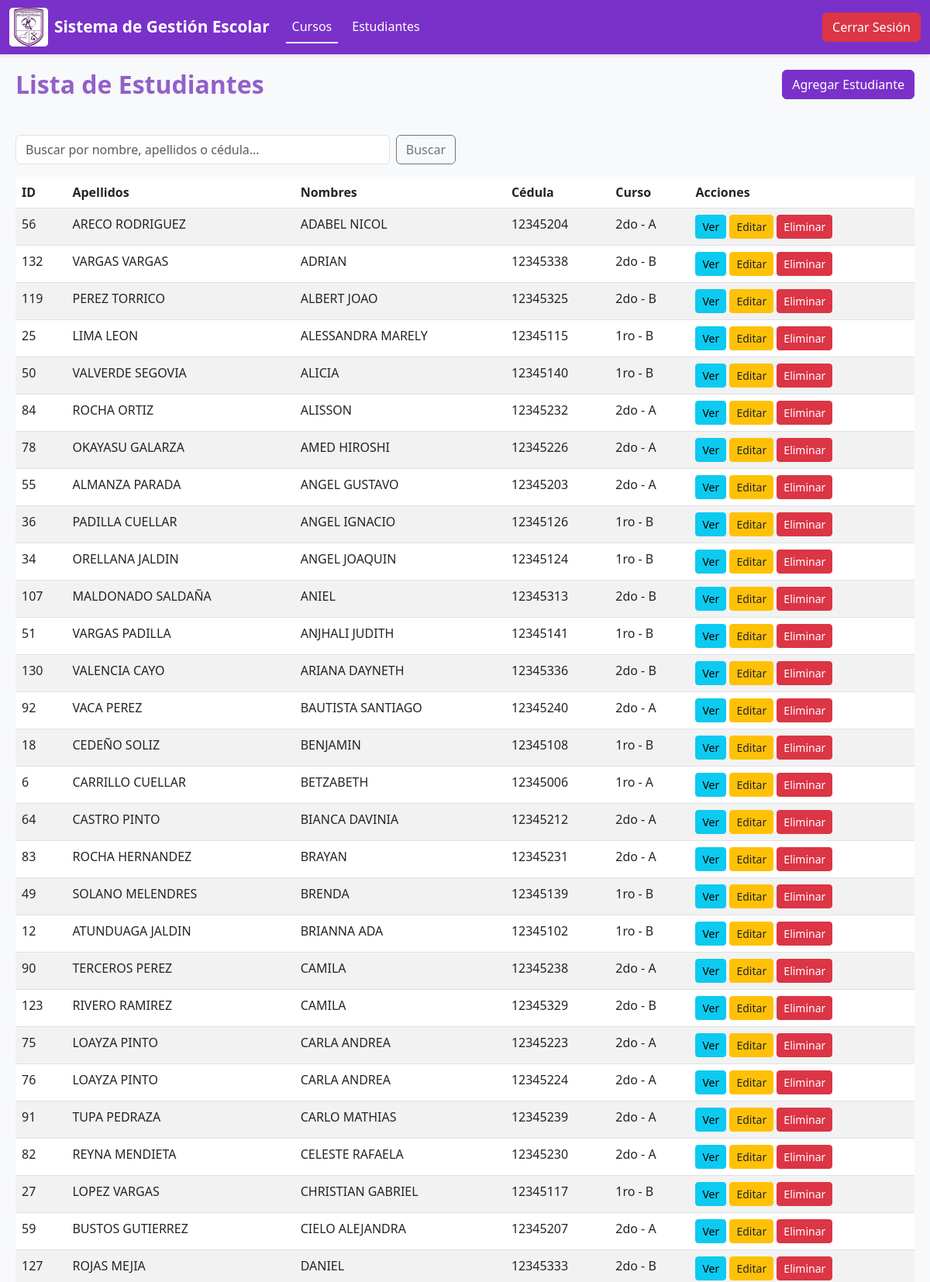
The app's page /public/estudiantes (signed in, upper part) with its own data.
### tables this page shows
CREATE TABLE estudiantes (
    id INT PRIMARY KEY AUTO_INCREMENT,
    numero INT NOT NULL,
    ci VARCHAR(20) UNIQUE NOT NULL,
    nombre VARCHAR(100) NOT NULL,
    apellido_paterno VARCHAR(100) NOT NULL,
    apellido_materno VARCHAR(100) NULL,
    nombre_completo VARCHAR(300) NOT NULL,
    fecha_nacimiento DATE NULL,
    genero ENUM('masculino', 'femenino') NULL,
    direccion TEXT NULL,
    telefono VARCHAR(20) NULL,
    nombre_tutor VARCHAR(200) NULL,
    telefono_tutor VARCHAR(20) NULL,
    email_tutor VARCHAR(100) NULL,
    curso_id INT,
    estado ENUM('activo', 'inactivo') DEFAULT 'activo',
    created_at TIMESTAMP DEFAULT CURRENT_TIMESTAMP,
    updated_at TIMESTAMP DEFAULT CURRENT_TIMESTAMP ON UPDATE CURRENT_TIMESTAMP,
    FOREIGN KEY (curso_id) REFERENCES cursos(id)
);

CREATE TABLE cursos (
    id INT PRIMARY KEY AUTO_INCREMENT,
    grado VARCHAR(10) NOT NULL,
    seccion CHAR(1) NOT NULL,
    descripcion TEXT NULL,
    año_escolar VARCHAR(10) DEFAULT '2025',
    created_at TIMESTAMP DEFAULT CURRENT_TIMESTAMP
);

### app/controllers/EstudianteController.php (called while the page is built, shortened)
<?php
require_once __DIR__ . '/../models/Estudiante.php';
class EstudianteController
{
    private $pdo;
    public function __construct($pdo)
    {
        $this->pdo = $pdo;
    }
    public function index()
    {
        $search = $_GET['search'] ?? '';
        $estudianteModel = new Estudiante($this->pdo);
        if (!empty($search)) {
            $estudiantes = $estudianteModel->search($search);
        } else {
            $estudiantes = $estudianteModel->getAll();
        }
        include __DIR__ . '/../views/estudiantes/index.php';
    }
}

### public/index.php (called while the page is built, shortened)
<?php
$pdo = getPDOConnection();
$router = new Router($pdo);
$path = parse_url($_SERVER['REQUEST_URI'], PHP_URL_PATH);
$router->route($path);

### app/models/Estudiante.php (called while the page is built, shortened)
<?php
class Estudiante
{
    private $pdo;
    private $table = 'estudiantes';
    public function __construct($pdo)
    {
        $this->pdo = $pdo;
    }
    public function getAll()
    {
        try {
            $query = "SELECT e.*, c.grado, c.seccion FROM {$this->table} e
                      LEFT JOIN cursos c ON e.curso_id = c.id
                      ORDER BY  e.nombre";
            $stmt = $this->pdo->prepare($query);
            $stmt->execute();
            return $stmt->fetchAll(PDO::FETCH_ASSOC);
        } catch (PDOException $e) {
            error_log('Error al obtener estudiantes: ' . $e->getMessage());
            return [];
        }
    }
}

### app/views/estudiantes/index.php (the view, shortened to what this page needs)
<!DOCTYPE html>
<html lang="es">
<head>
    <link href="https://cdn.jsdelivr.net/npm/bootstrap@5.3.0-alpha1/dist/css/bootstrap.min.css" rel="stylesheet">
       <link rel="stylesheet" href="<?= URL ?>public/css/navbar.css">
    <link rel="stylesheet" href="<?= URL ?>public/css/style_index.css">
    <link rel="stylesheet" href="<?= URL ?>public/css/footer.css">
    <link rel="stylesheet" href="../public/css/cards.css">
</head>
<body>
           <?php include __DIR__ . '/../components/navbarEstudiante.php'; ?>
    <div class="container">
        <div class="row mb-3">
            <div class="col">
                <h2>Lista de Estudiantes</h2>
            </div>
            <div class="col-auto">
                <a href="<?php echo URL; ?>public/estudiantes/create" class="btn btn-primary">Agregar Estudiante</a>
            </div>
        </div>
        <div class="row mb-3">
            <div class="col-md-6">
                <form method="GET" action="<?php echo URL; ?>public/estudiantes" class="d-flex">
                    <input type="text" name="search" class="form-control me-2"
                           placeholder="Buscar por nombre, apellidos o cédula..."
                           value="<?php echo htmlspecialchars($_GET['search'] ?? ''); ?>">
                    <button type="submit" class="btn btn-outline-secondary">Buscar</button>
                </form>
            </div>
        </div>
        <?php if (empty($estudiantes)): ?>
            <div class="alert alert-info">No hay estudiantes registrados.</div>
        <?php else: ?>
            <div class="table-responsive">
                <table class="table table-striped table-hover">
                    <thead>
                        <tr>
                            <th>ID</th>
                            <th>Apellidos</th>
                            <th>Nombres</th>
                            <th>Cédula</th>
                            <th>Curso</th>
                            <th>Acciones</th>
                        </tr>
                    </thead>
                    <tbody>
                        <?php foreach ($estudiantes as $estudiante): ?>
                            <tr>
                                <td><?php echo $estudiante['id']; ?></td>
                                <td><?php echo htmlspecialchars($estudiante['apellido_paterno'].' '.$estudiante['apellido_materno']); ?></td>
                                <td><?php echo htmlspecialchars($estudiante['nombre']); ?></td>
                                <td><?php echo htmlspecialchars($estudiante['ci'] ?? 'N/A'); ?></td>
                                <td>
                                    <?php
                                    if (isset($estudiante['grado']) && isset($estudiante['seccion'])) {
                                        echo htmlspecialchars($estudiante['grado'] . ' - ' . $estudiante['seccion']);
                                    } else {
                                        echo 'Sin asignar';
                                    }
                                    ?>
                                </td>
                                <td>
                                    <a href="<?php echo URL; ?>public/estudiantes/show?id=<?php echo $estudiante['id']; ?>" class="btn btn-sm btn-info">Ver</a>
                                    <a href="<?php echo URL; ?>public/estudiantes/edit?id=<?php echo $estudiante['id']; ?>" class="btn btn-sm btn-warning">Editar</a>
                                    <a href="<?php echo URL; ?>public/estudiantes/delete?id=<?php echo $estudiante['id']; ?>" class="btn btn-sm btn-danger" onclick="return confirm('¿Está seguro de eliminar este estudiante?')">Eliminar</a>
                                </td>
                            </tr>
                        <?php endforeach; ?>
                    </tbody>
                </table>
            </div>
        <?php endif; ?>
    </div>
</body>
</html>

### public/css/style_index.css (style rules this page uses)
body { font-family: 'Segoe UI', Arial, sans-serif; margin: 0; padding: 0; background: #f8f9fa; min-height: 100vh; display: flex; flex-direction: column; }
.container { padding: 20px; max-width: 1400px; margin: 0 auto; flex: 1; margin: auto; }
.container h2 { color: #9260cb; margin-bottom: 30px; font-weight: 600; }

### public/css/cards.css (style rules this page uses)
.btn-primary { background-color: #7931ca; border-color: #7931ca; }
.btn-warning { background-color: #ffc107; border-color: #ffc107; color: #212529; }
.btn-danger { background-color: #dc3545; border-color: #dc3545; }

### records on screen
estudiantes: id "56", apellido_paterno+apellido_materno "ARECO RODRIGUEZ", nombre "ADABEL NICOL", ci "12345204", curso.seccion "2do - A"
estudiantes: id "132", apellido_paterno+apellido_materno "VARGAS VARGAS", nombre "ADRIAN", ci "12345338", curso.seccion "2do - B"
estudiantes: id "119", apellido_paterno+apellido_materno "PEREZ TORRICO", nombre "ALBERT JOAO", ci "12345325", curso.seccion "2do - B"
estudiantes: id "25", apellido_paterno+apellido_materno "LIMA LEON", nombre "ALESSANDRA MARELY", ci "12345115", curso.seccion "1ro - B"
estudiantes: id "50", apellido_paterno+apellido_materno "VALVERDE SEGOVIA", nombre "ALICIA", ci "12345140", curso.seccion "1ro - B"
estudiantes: id "84", apellido_paterno+apellido_materno "ROCHA ORTIZ", nombre "ALISSON", ci "12345232", curso.seccion "2do - A"
estudiantes: id "78", apellido_paterno+apellido_materno "OKAYASU GALARZA", nombre "AMED HIROSHI", ci "12345226", curso.seccion "2do - A"
estudiantes: id "55", apellido_paterno+apellido_materno "ALMANZA PARADA", nombre "ANGEL GUSTAVO", ci "12345203", curso.seccion "2do - A"
estudiantes: id "36", apellido_paterno+apellido_materno "PADILLA CUELLAR", nombre "ANGEL IGNACIO", ci "12345126", curso.seccion "1ro - B"
estudiantes: id "34", apellido_paterno+apellido_materno "ORELLANA JALDIN", nombre "ANGEL JOAQUIN", ci "12345124", curso.seccion "1ro - B"
estudiantes: id "107", apellido_paterno+apellido_materno "MALDONADO SALDAÑA", nombre "ANIEL", ci "12345313", curso.seccion "2do - B"
estudiantes: id "51", apellido_paterno+apellido_materno "VARGAS PADILLA", nombre "ANJHALI JUDITH", ci "12345141", curso.seccion "1ro - B"
estudiantes: id "130", apellido_paterno+apellido_materno "VALENCIA CAYO", nombre "ARIANA DAYNETH", ci "12345336", curso.seccion "2do - B"
estudiantes: id "92", apellido_paterno+apellido_materno "VACA PEREZ", nombre "BAUTISTA SANTIAGO", ci "12345240", curso.seccion "2do - A"
estudiantes: id "18", apellido_paterno+apellido_materno "CEDEÑO SOLIZ", nombre "BENJAMIN", ci "12345108", curso.seccion "1ro - B"
estudiantes: id "6", apellido_paterno+apellido_materno "CARRILLO CUELLAR", nombre "BETZABETH", ci "12345006", curso.seccion "1ro - A"
estudiantes: id "64", apellido_paterno+apellido_materno "CASTRO PINTO", nombre "BIANCA DAVINIA", ci "12345212", curso.seccion "2do - A"
estudiantes: id "83", apellido_paterno+apellido_materno "ROCHA HERNANDEZ", nombre "BRAYAN", ci "12345231", curso.seccion "2do - A"
estudiantes: id "49", apellido_paterno+apellido_materno "SOLANO MELENDRES", nombre "BRENDA", ci "12345139", curso.seccion "1ro - B"
estudiantes: id "12", apellido_paterno+apellido_materno "ATUNDUAGA JALDIN", nombre "BRIANNA ADA", ci "12345102", curso.seccion "1ro - B"
estudiantes: id "90", apellido_paterno+apellido_materno "TERCEROS PEREZ", nombre "CAMILA", ci "12345238", curso.seccion "2do - A"
estudiantes: id "123", apellido_paterno+apellido_materno "RIVERO RAMIREZ", nombre "CAMILA", ci "12345329", curso.seccion "2do - B"
estudiantes: id "75", apellido_paterno+apellido_materno "LOAYZA PINTO", nombre "CARLA ANDREA", ci "12345223", curso.seccion "2do - A"
estudiantes: id "76", apellido_paterno+apellido_materno "LOAYZA PINTO", nombre "CARLA ANDREA", ci "12345224", curso.seccion "2do - A"
estudiantes: id "91", apellido_paterno+apellido_materno "TUPA PEDRAZA", nombre "CARLO MATHIAS", ci "12345239", curso.seccion "2do - A"
estudiantes: id "82", apellido_paterno+apellido_materno "REYNA MENDIETA", nombre "CELESTE RAFAELA", ci "12345230", curso.seccion "2do - A"
estudiantes: id "27", apellido_paterno+apellido_materno "LOPEZ VARGAS", nombre "CHRISTIAN GABRIEL", ci "12345117", curso.seccion "1ro - B"
estudiantes: id "59", apellido_paterno+apellido_materno "BUSTOS GUTIERREZ", nombre "CIELO ALEJANDRA", ci "12345207", curso.seccion "2do - A"
estudiantes: id "127", apellido_paterno+apellido_materno "ROJAS MEJIA", nombre "DANIEL", ci "12345333", curso.seccion "2do - B"
